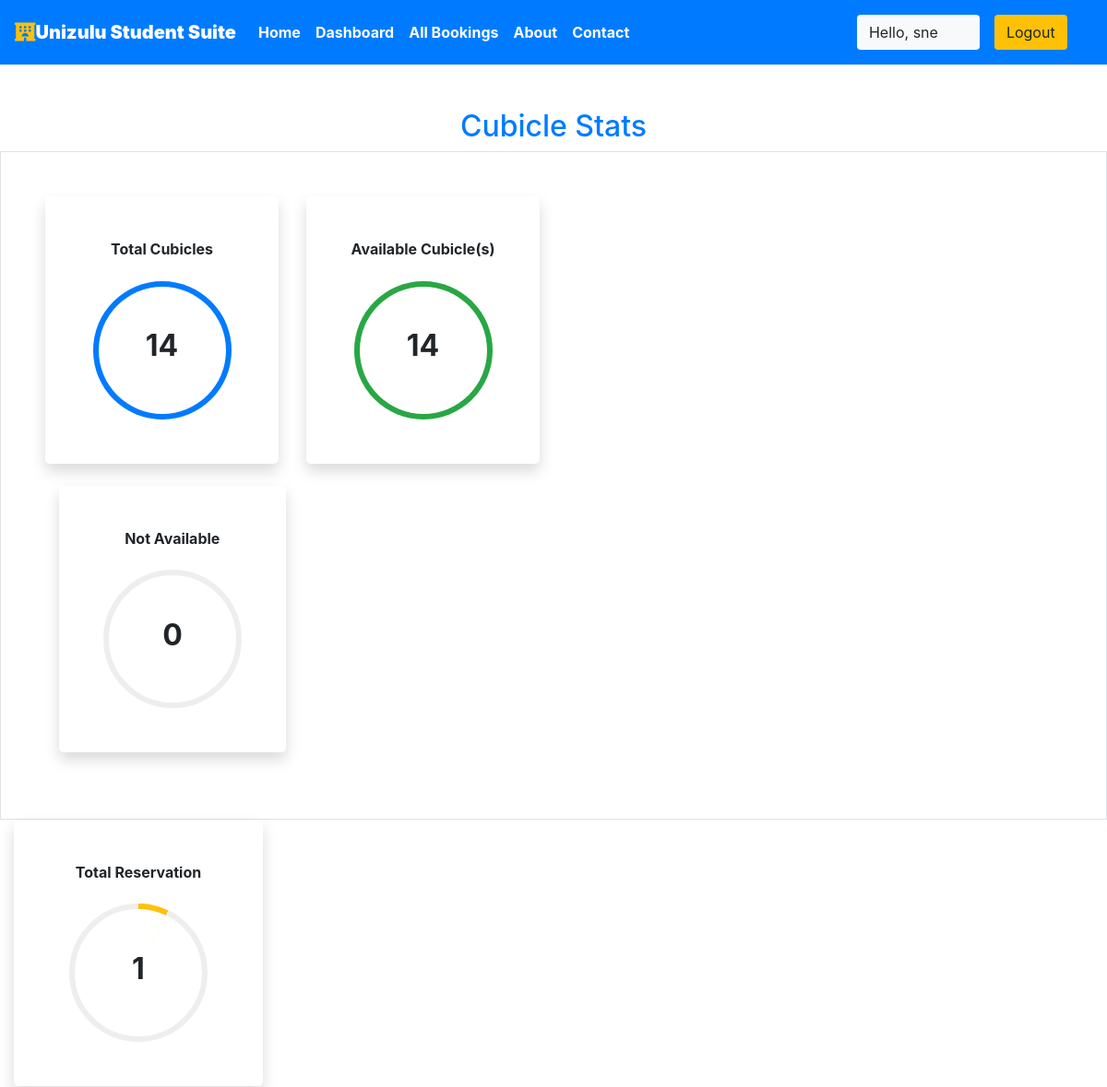
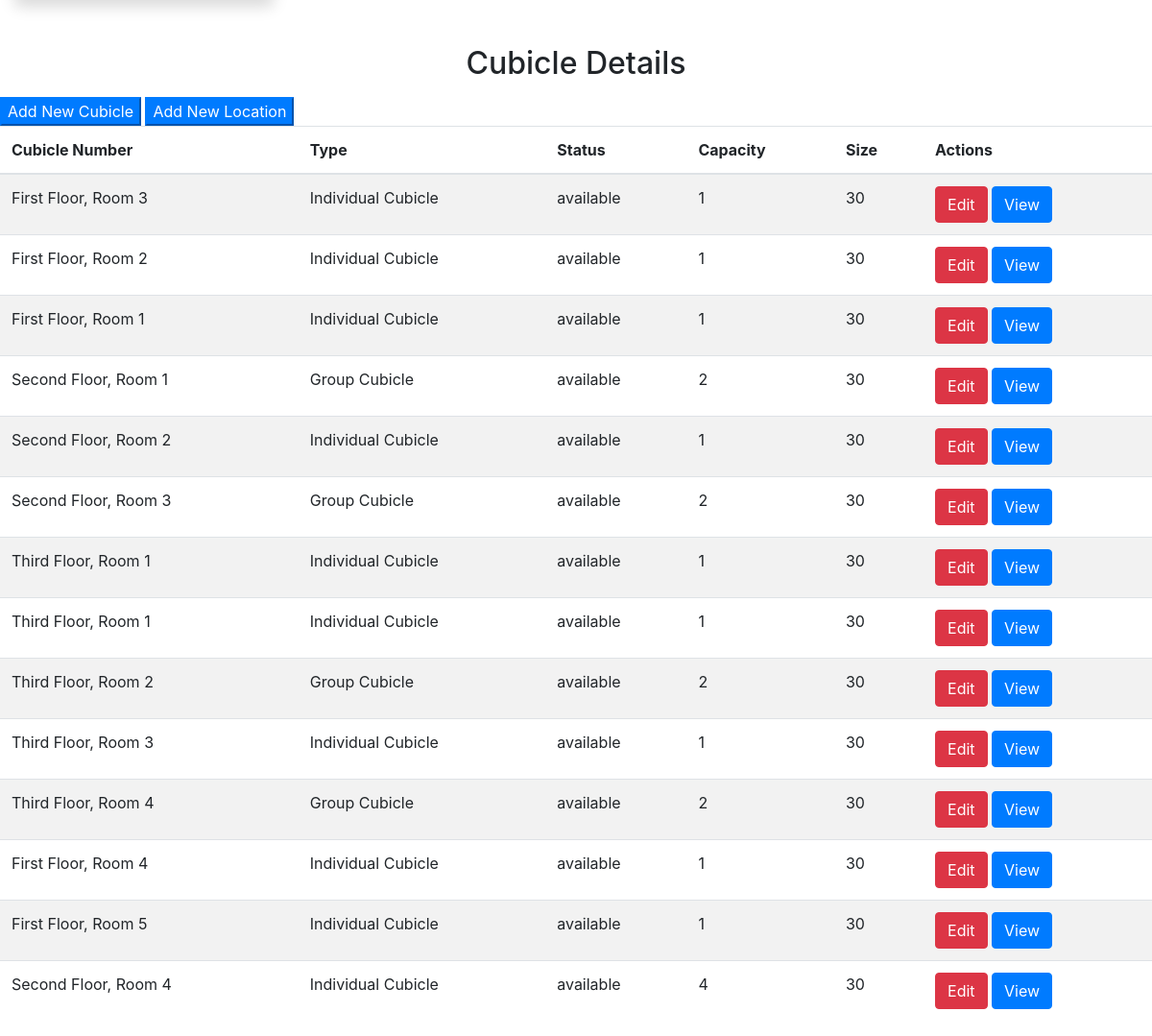
Page /staff/panel (signed in) on the committed database (2 pictures, top to bottom).
### students/models.py (models this page shows, shortened)
class Rooms(models.Model):
    ROOM_STATUS = (
    ("1", "available"),
    ("2", "not available"),
    )
    ROOM_TYPE = (
    ("1", "Individual Cubicle"),
    ("2", "Group Cubicle"),
    )
    room_type = models.CharField(max_length=50,choices = ROOM_TYPE)
    capacity = models.IntegerField()
    Course = models.CharField(max_length=100, default="Introductory Computing")
    size = models.IntegerField()
    hotel = models.ForeignKey(Cubicle, on_delete = models.CASCADE)
    status = models.CharField(choices =ROOM_STATUS,max_length = 15)
    roomnumber = models.CharField(max_length=30)

### students/views.py (the view)
# urls.py: path('staff/panel', views.panel, name="staffpanel"),
@login_required(login_url='/staff')
def panel(request):
    if request.user.is_staff == False:
        return HttpResponse('Access Denied')
    rooms = Rooms.objects.all()
    total_rooms = len(rooms)
    available_rooms = len(Rooms.objects.all().filter(status='1'))
    unavailable_rooms = len(Rooms.objects.all().filter(status='2'))
    reserved = len(Reservation.objects.all())
    hotel = Cubicle.objects.values_list('location', 'id').distinct().order_by()
    response = render(request, 'staff/panel.html', {'location': hotel, 'reserved': reserved, 'rooms': rooms,
                      'total_rooms': total_rooms, 'available': available_rooms, 'unavailable': unavailable_rooms})
    return HttpResponse(response)

### students/templatetags/app_tags.py (called while the page is built)
@register.filter
def percentage(value1,value2=100):
    return int(value1)/int(value2)*100

### students/templates/staff/panel.html (shortened to what this page needs)
{% extends 'basic.html' %} {% block title %} staff panel {% endblock title %}  {% block body %}
<section class="my-5 ">
    {%load app_tags%}
    <h2 class="text-center text-primary">Cubicle Stats</h2>
    <div class="container-fluid px-5 py-5 border">
        <div class="row">
            <div class="col-xl-3 col-lg-6 col-sm-12 mb-4 ">
                <div class="bg-white rounded-lg p-5 shadow">
                    <h2 class="h6 font-weight-bold text-center mb-4">Total Cubicles</h2>
                    {% if total_rooms != 0 %}
                    <div class="progress mx-auto" data-value={{ total_rooms|percentage:total_rooms}}>
                        <span class="progress-left">
                                    <span class="progress-bar border-primary"></span>
                        </span>
                        <span class="progress-right">
                                    <span class="progress-bar border-primary"></span>
                        </span>
                        <div class="progress-value w-100 h-100 rounded-circle d-flex align-items-center justify-content-center">
                            <div class="h2 font-weight-bold">{{ total_rooms}}</div>
                        </div>
                    </div>
                    {% else %}
                    <P>No rooms recorded</P>
                    {% endif %}
                </div>
            </div>
            <div class="col-xl-3 col-lg-6 col-sm-12 mb-4">
                <div class="bg-white rounded-lg p-5 shadow">
                    <h2 class="h6 font-weight-bold text-center mb-4">Available Cubicle(s)</h2>
                    {% if total_rooms != 0 %}
                    <div class="progress mx-auto" data-value={{ available|percentage:total_rooms}}>
                        <span class="progress-left">
                                    <span class="progress-bar border-success"></span>
                        </span>
                        <span class="progress-right">
                                    <span class="progress-bar border-success"></span>
                        </span>
                        <div class="progress-value w-100 h-100 rounded-circle d-flex align-items-center justify-content-center">
                            <div class="h2 font-weight-bold">{{ available}}</div>
                        </div>
                    </div>
                </div>
                {% else %}
                <P>No rooms recorded</P>
                {% endif %}
                </div>
            </div>
            <div class="col-xl-3 col-lg-6 col-sm-12 mb-4">
                <div class="bg-white rounded-lg p-5 shadow">
                    <h2 class="h6 font-weight-bold text-center mb-4">Not Available</h2>
                    {% if total_rooms != 0 %}
                    <div class="progress mx-auto" data-value={{ unavailable|percentage:total_rooms}}>
                        <span class="progress-left">
                        </span>
                        <span class="progress-right">
                        </span>
                        <div class="progress-value w-100 h-100 rounded-circle d-flex align-items-center justify-content-center">
                            <div class="h2 font-weight-bold">{{ unavailable}}</div>
                        </div>
                    </div>
                </div>
                {% else %}
                <P>No rooms recorded</P>
                {% endif %}
                </div>
            </div>
            <div class="col-xl-3 col-lg-6 col-sm-12 mb-4">
                <div class="bg-white rounded-lg p-5 shadow">
                    <h2 class="h6 font-weight-bold text-center mb-4">Total Reservation</h2>
                    {% if total_rooms != 0 %}
                    <div class="progress mx-auto" data-value={{reserved |percentage:total_rooms}}>
                        <span class="progress-left">
                        </span>
                        <span class="progress-right">
                                    <span class="progress-bar border-warning"></span>
                        </span>
                        <div class="progress-value w-100 h-100 rounded-circle d-flex align-items-center justify-content-center">
                            <div class="h2 font-weight-bold">{{reserved}}</div>
                        </div>
                    </div>
                </div>
                {% else %}
                <P>No rooms recorded</P>
                {% endif %}
                </div>
</section>
<h2 class="text-center pb-2">Cubicle Details</h2>
<Button class="btn-group btn-primary" data-toggle="modal" data-target="#newroom">Add New Cubicle</Button>
<Button class="btn-group btn-primary " data-toggle="modal" data-target="#newlocation">Add New Location</Button>
<table class="table table-striped  ">
    <thead>
        <th>Cubicle Number</th>
        <th>Type</th>
        <th>Status</th>
        <th>Capacity</th>
        <th>Size</th>
        <th colspan="2">Actions</th>
    </thead>
    {% if rooms %} {% for each_room in rooms %}
    <tr>
        <td>{{each_room.roomnumber}}</td>
        <td>{{each_room.get_room_type_display}}</td>
        <td>{{each_room.get_status_display}}</td>
        <td>{{each_room.capacity}}</td>
        <td>{{each_room.size}}</td>
        <td colspan="2">
            <a href="/staff/panel/edit-room?roomid={{each_room.id}}"><Button class="btn btn-danger">Edit</Button></a>
            <a href="/staff/panel/view-room?roomid={{each_room.id}}"><Button class="btn btn-primary">View</Button></a>
        </td>
    </tr>
    {% endfor %} {% endif %}
</table>
{% endblock body %}

### students/templates/basic.html (shortened to what this page needs)
{% load static %}
<!DOCTYPE html>
<!DOCTYPE html>
<html lang="en">
<head>
    <link rel="stylesheet" href="https://use.fontawesome.com/releases/v5.7.0/css/all.css">
    <link rel="stylesheet" href="{% static 'bootstrap\bootstrap.css' %}">
    <link rel="stylesheet" href="https://maxcdn.bootstrapcdn.com/bootstrap/4.5.0/css/bootstrap.min.css" >
    <link href="https://fonts.cdnfonts.com/css/columns" type="text/css" rel="stylesheet">
    <link hre="https://cdnjs.cloudflare.com/ajax/libs/font-awesome/6.4.2/css/all.min.css" type="text/css" rel="stylesheet" >
</head>
<body >
    <div class="container-fluid px-0">
        <nav class="navbar navbar-expand-lg navbar-dark bg-primary font-weight-bold">
            <a class="navbar-brand text-bold bg-black " href="/"><i class="fas fa-hotel text-warning"></i><b>Unizulu Student Suite</b></a>
            <div class="collapse navbar-collapse " id="navbarSupportedContent">
                <ul class="navbar-nav mr-auto ">
                    <li class="nav-item active">
                        <a class="nav-link text-bold " href="/home"> Home</a>
                    </li>
                    {% if user.is_staff %}
                    <li class="nav-item active">
                        <a class="nav-link text-bold" href="/staff/panel">Dashboard </a>
                    </li>
                    {% elif user.is_staff == False and user.is_authenticated %}
                    <li class="nav-item active">
                            <a class="nav-link text-bold" href="/user/bookings">My Bookings </a>
                    </li>
                    {% endif %}
                    {% if user.is_staff %}
                    <li class="nav-item active">
                            <a class="nav-link text-bold" href="/staff/allbookings">All Bookings </a>
                        </li>
                    {% endif %}
                    <li class="nav-item active">
                        <a class="nav-link text-bold" href="/about">About</a>
                    </li>
                    <li class="nav-item active">
                        <a class="nav-link text-bold" href="/contact">Contact </a>
                    </li>
                </ul>
                {% if user.is_authenticated %}
                      <button class="btn btn-group bg-light" data-toggle="modal" data-target="#forlogin">
                       Hello, {{request.user}}
                       <a href="/logout" class="nav-link">
                    <button class="btn btn-group bg-warning" data-toggle="modal" data-target="#forlogin">
                        Logout
                    </button></a>&nbsp; &nbsp;
                    </button>
                {% endif %}
            </div>
        </nav>
    </div>
    {% block body %}
    {% endblock body %}
</body>
</html>

### students/templates/staff/panel.html (style rules this page uses)
.progress { width: 150px; height: 150px; background: none; position: relative; }
.progress::after { content: ""; width: 100%; height: 100%; border-radius: 50%; border: 6px solid #eee; position: absolute; top: 0; left: 0; }
.progress>span { width: 50%; height: 100%; overflow: hidden; position: absolute; top: 0; z-index: 1; }
.progress .progress-left { left: 0; }
.progress .progress-bar { width: 100%; height: 100%; background: none; border-width: 6px; border-style: solid; position: absolute; top: 0; }
.progress .progress-left .progress-bar { left: 100%; border-top-right-radius: 80px; border-bottom-right-radius: 80px; border-left: 0; -webkit-transform-origin: center left; transform-origin: center left; }
.progress .progress-right { right: 0; }
.progress .progress-right .progress-bar { left: -100%; border-top-left-radius: 80px; border-bottom-left-radius: 80px; border-right: 0; -webkit-transform-origin: center right; transform-origin: center right; }
.progress .progress-value { position: absolute; top: 0; left: 0; }
body { min-height: 100vh; }
.rounded-lg { border-radius: 1rem; }

### students/templates/basic.html (style rules this page uses)
a { text-decoration: none; }

### rows in the picture
Rooms: roomnumber "First Floor, Room 3", room_type "Individual Cubicle", status "available", capacity "1", size "30"
Rooms: roomnumber "First Floor, Room 2", room_type "Individual Cubicle", status "available", capacity "1", size "30"
Rooms: roomnumber "First Floor, Room 1", room_type "Individual Cubicle", status "available", capacity "1", size "30"
Rooms: roomnumber "Second Floor, Room 1", room_type "Group Cubicle", status "available", capacity "2", size "30"
Rooms: roomnumber "Second Floor, Room 2", room_type "Individual Cubicle", status "available", capacity "1", size "30"
Rooms: roomnumber "Second Floor, Room 3", room_type "Group Cubicle", status "available", capacity "2", size "30"
Rooms: roomnumber "Third Floor, Room 1", room_type "Individual Cubicle", status "available", capacity "1", size "30"
Rooms: roomnumber "Third Floor, Room 1", room_type "Individual Cubicle", status "available", capacity "1", size "30"
Rooms: roomnumber "Third Floor, Room 2", room_type "Group Cubicle", status "available", capacity "2", size "30"
Rooms: roomnumber "Third Floor, Room 3", room_type "Individual Cubicle", status "available", capacity "1", size "30"
Rooms: roomnumber "Third Floor, Room 4", room_type "Group Cubicle", status "available", capacity "2", size "30"
Rooms: roomnumber "First Floor, Room 4", room_type "Individual Cubicle", status "available", capacity "1", size "30"
Rooms: roomnumber "First Floor, Room 5", room_type "Individual Cubicle", status "available", capacity "1", size "30"
Rooms: roomnumber "Second Floor, Room 4", room_type "Individual Cubicle", status "available", capacity "4", size "30"

### other values in the picture
{{ request.user }} "sne"
{{ total_rooms }} "14"
{{ available }} "14"
{{ unavailable }} "0"
{{ reserved }} "1"
